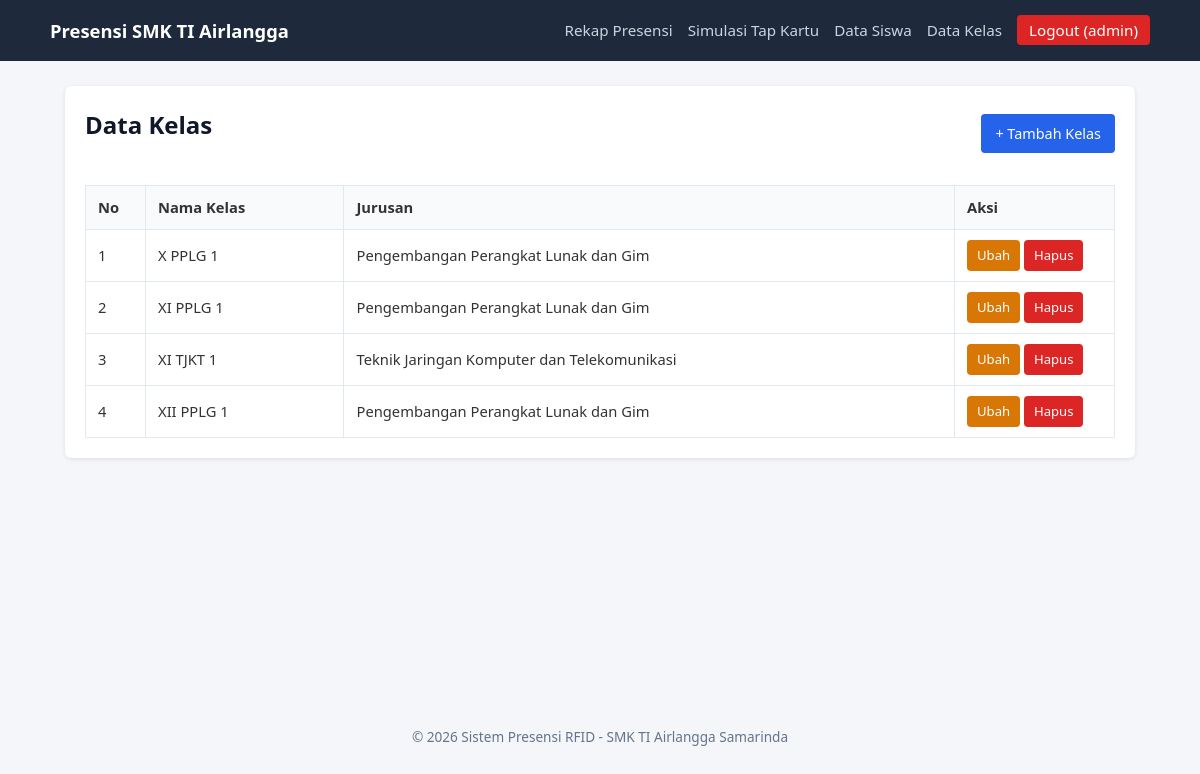
/views/kelas/index.php (signed in), run on the app's committed database.
### tables this page shows
CREATE TABLE kelas (
    id_kelas INT AUTO_INCREMENT PRIMARY KEY,
    nama_kelas VARCHAR(20) NOT NULL UNIQUE,
    jurusan VARCHAR(50) NOT NULL
);

### core/BaseModel.php (called while the page is built, shortened)
<?php
abstract class BaseModel {
    public function __construct($db) {
        $this->db = $db;
    }
}

### models/Kelas.php (called while the page is built, shortened)
<?php
require_once __DIR__ . '/../core/BaseModel.php';
class Kelas extends BaseModel {
    public function getAll() {
        $stmt = $this->db->query("SELECT * FROM kelas ORDER BY nama_kelas ASC");
        return $stmt->fetchAll();
    }
}

### views/kelas/index.php (the view, shortened to what this page needs)
<?php
require_once __DIR__ . '/../layouts/header.php';
require_once __DIR__ . '/../layouts/navbar.php';
require_once __DIR__ . '/../../models/Kelas.php';
$db = (new Database())->getConnection();
$kelasModel = new Kelas($db);
$daftar_kelas = $kelasModel->getAll();
?>
<div class="card">
    <div class="header-action">
        <h2>Data Kelas</h2>
        <a href="create.php" class="btn btn-primary">+ Tambah Kelas</a>
    </div>
    <div class="table-responsive">
        <table>
            <thead>
                <tr>
                    <th style="width: 60px;">No</th>
                    <th>Nama Kelas</th>
                    <th>Jurusan</th>
                    <th style="width: 160px;">Aksi</th>
                </tr>
            </thead>
            <tbody>
                <?php if (empty($daftar_kelas)): ?>
                    <tr><td colspan="4" style="text-align:center;">Belum ada data kelas.</td></tr>
                <?php else: ?>
                    <?php $no = 1; foreach ($daftar_kelas as $k): ?>
                    <tr>
                        <td><?= $no++ ?></td>
                        <td><?= htmlspecialchars($k['nama_kelas']) ?></td>
                        <td><?= htmlspecialchars($k['jurusan']) ?></td>
                        <td>
                            <a href="edit.php?id=<?= $k['id_kelas'] ?>" class="btn btn-warning btn-sm">Ubah</a>
                            <a href="index.php?hapus=<?= $k['id_kelas'] ?>" class="btn btn-danger btn-sm" onclick="return confirm('Yakin ingin menghapus kelas ini?')">Hapus</a>
                        </td>
                    </tr>
                    <?php endforeach; ?>
                <?php endif; ?>
            </tbody>
        </table>
    </div>
</div>
<?php require_once __DIR__ . '/../layouts/footer.php'; ?>

### assets/css/style.css (style rules this page uses)
* { box-sizing: border-box; margin: 0; padding: 0; font-family: 'Segoe UI', Tahoma, Geneva, Verdana, sans-serif; }
body { background-color: #f4f6f9; color: #333; line-height: 1.6; }
.card { background: #fff; padding: 20px; border-radius: 6px; box-shadow: 0 1px 4px rgba(0,0,0,0.1); margin-bottom: 20px; }
h2 { margin-bottom: 15px; color: #0f172a; }
.btn { display: inline-block; padding: 8px 14px; border: none; border-radius: 4px; cursor: pointer; text-decoration: none; font-size: 0.9rem; font-weight: 500; }
.btn-primary { background-color: #2563eb; color: #fff; }
.btn-warning { background-color: #d97706; color: #fff; }
.btn-danger { background-color: #dc2626; color: #fff; }
.btn-sm { padding: 5px 10px; font-size: 0.82rem; }
.table-responsive { width: 100%; overflow-x: auto; }
table { width: 100%; border-collapse: collapse; margin-top: 10px; }
th, td { padding: 10px 12px; border: 1px solid #e2e8f0; text-align: left; font-size: 0.92rem; }
th { background-color: #f8fafc; font-weight: 600; }
.header-action { display: flex; justify-content: space-between; align-items: center; flex-wrap: wrap; gap: 10px; margin-bottom: 15px; }

### data on the page
kelas: nama_kelas "X PPLG 1", jurusan "Pengembangan Perangkat Lunak dan Gim"
kelas: nama_kelas "XI PPLG 1", jurusan "Pengembangan Perangkat Lunak dan Gim"
kelas: nama_kelas "XI TJKT 1", jurusan "Teknik Jaringan Komputer dan Telekomunikasi"
kelas: nama_kelas "XII PPLG 1", jurusan "Pengembangan Perangkat Lunak dan Gim"

### other printed values
$_SESSION['username'] "admin"
